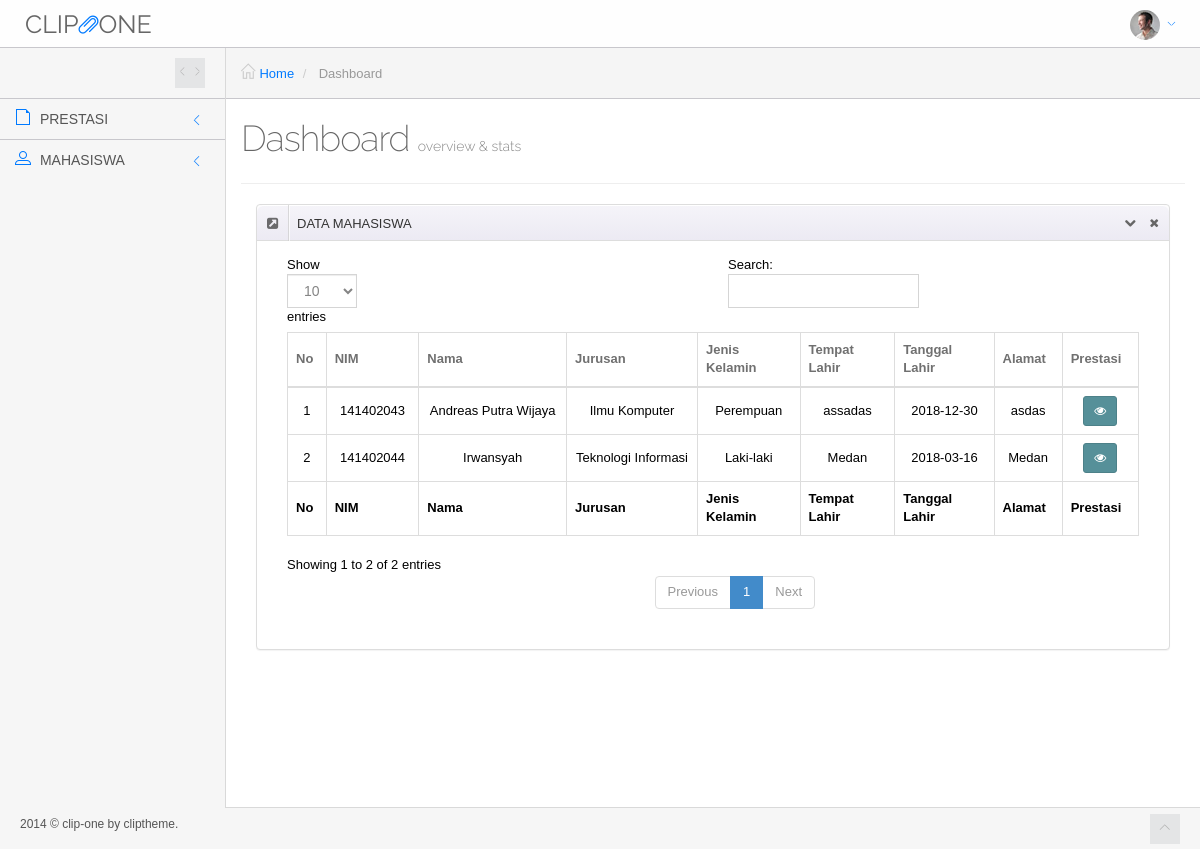
Screenshot of /index.php/admin with the database file from the repository.
### tables this page shows
CREATE TABLE `tbl_mahasiswa` (
  `nim` char(9) NOT NULL,
  `nama_mahasiswa` varchar(30) NOT NULL,
  `jurusan` enum('Teknologi Informasi','Ilmu Komputer') NOT NULL,
  `JK` enum('L','P') NOT NULL,
  `tempat_lahir` varchar(30) NOT NULL,
  `tanggal_lahir` date NOT NULL,
  `alamat` varchar(100) NOT NULL
);

### application/libraries/Template.php (called while the page is built)
<?php if ( ! defined('BASEPATH')) exit('No direct script access allowed');
class Template {
		var $template_data = array();
		function set($name, $value)
		{
			$this->template_data[$name] = $value;
		}
		function load($template = '', $view = '' , $view_data = array(), $return = FALSE)
		{
			$this->CI =& get_instance();
			$this->set('contents', $this->CI->load->view($view, $view_data, TRUE));
			return $this->CI->load->view($template, $this->template_data, $return);
		}
}

### application/controllers/Admin.php (called while the page is built, shortened)
	<?php
class Admin extends CI_Controller{
	function index(){
		$data['mhs'] = $this->M_Mahasiswa->showMahasiswa();
		$this->template->load('template','mahasiswa/list',$data);
	}
}

### index.php (called while the page is built, shortened)
<?php
require_once BASEPATH.'core/CodeIgniter.php';

### application/models/M_Mahasiswa.php (called while the page is built)
<?php
class M_Mahasiswa extends CI_Model{
	public $table = "tbl_mahasiswa";
	function showMahasiswa(){
		return $this->db->get($this->table);
	}
}

### application/views/mahasiswa/list.php (the view, shortened to what this page needs)
<div class="col-sm-12">
    <div class="panel panel-default">
        <div class="panel-heading">
            <i class="fa fa-external-link-square"></i> DATA MAHASISWA
            <div class="panel-tools">
                <a class="btn btn-xs btn-link panel-collapse collapses" href="#">
                </a>
                <a class="btn btn-xs btn-link panel-close" href="#">
                    <i class="fa fa-times"></i>
                </a>
            </div>
        </div>
        <div class="panel-body">
          <div class="table-responsive">
            <table style="text-align: center;" class="table table-bordered" id="dataTable" width="100%" cellspacing="0">
              <thead>
                <tr>
                  <th>No</th>
                  <th>NIM</th>
                  <th>Nama</th>
                  <th>Jurusan</th>
                  <th>Jenis Kelamin</th>
                  <th>Tempat Lahir</th>
                  <th>Tanggal Lahir</th>
                  <th>Alamat</th>
                  <th>Prestasi</th>
                </tr>
              </thead>
              <tfoot>
                <tr>
                  <th>No</th>
                  <th>NIM</th>
                  <th>Nama</th>
                  <th>Jurusan</th>
                  <th>Jenis Kelamin</th>
                  <th>Tempat Lahir</th>
                  <th>Tanggal Lahir</th>
                  <th>Alamat</th>
                  <th>Prestasi</th>
                </tr>
              </tfoot>
              <tbody>
              <?php
              $no = 1;
              foreach($mhs->result() as $mahasiswa){
                ?>
                <tr>
                  <td><?php echo $no;?></td>
                  <td><?php echo $mahasiswa->nim;?></td>
                  <td><?php echo $mahasiswa->nama_mahasiswa;?></td>
                  <td><?php echo $mahasiswa->jurusan;?></td>
                  <td>
                  <?php
                  if($mahasiswa->JK == 'L')
                    echo 'Laki-laki';
                  else
                    echo 'Perempuan';
                    ?></td>
                  <td><?php echo $mahasiswa->tempat_lahir;?></td>
                  <td><?php echo $mahasiswa->tanggal_lahir;?></td>
                  <td><?php echo $mahasiswa->alamat;?></td>
                  <td><?php echo anchor('mahasiswa/lihatprestasi/'.$mahasiswa->nim,'<i class="fa fa-eye"></i>','class="btn btn-sm btn-teal tooltips" data-placement="top" data-original-title="Lihat"');?>
                 </td>
                </tr>
              <?php
              $no++;
            }?>
              </table>
              </div>
          </div>
        </div>
    </div>
</div>

### application/views/template.php (shortened to what this page needs)
<!DOCTYPE html>
<html lang="en" class="no-js">
    <head>
        <link rel="stylesheet" href="<?php echo base_url();?>assets/plugins/bootstrap/css/bootstrap.min.css">
        <link rel="stylesheet" href="<?php echo base_url();?>assets/plugins/font-awesome/css/font-awesome.min.css">
        <link rel="stylesheet" href="<?php echo base_url();?>assets/fonts/style.css">
        <link rel="stylesheet" href="<?php echo base_url();?>assets/css/main.css">
        <link rel="stylesheet" href="<?php echo base_url();?>assets/css/main-responsive.css">
        <link rel="stylesheet" href="<?php echo base_url();?>assets/plugins/iCheck/skins/all.css">
        <link rel="stylesheet" href="<?php echo base_url();?>assets/plugins/bootstrap-colorpalette/css/bootstrap-colorpalette.css">
        <link rel="stylesheet" href="<?php echo base_url();?>assets/plugins/perfect-scrollbar/src/perfect-scrollbar.css">
        <link rel="stylesheet" href="<?php echo base_url();?>assets/css/theme_light.css" type="text/css" id="skin_color">
        <link rel="stylesheet" href="<?php echo base_url();?>assets/css/print.css" type="text/css" media="print"/>
        <link rel="stylesheet" href="<?php echo base_url();?>assets/plugins/fullcalendar/fullcalendar/fullcalendar.css">
    </head>
    <body>
        <div class="navbar navbar-inverse navbar-fixed-top">
            <div class="container">
                <div class="navbar-header">
                    <a class="navbar-brand" href="index.html">
                        CLIP<i class="clip-clip"></i>ONE
                    </a>
                </div>
                <div class="navbar-tools">
                    <ul class="nav navbar-right">
                        <li class="dropdown current-user">
                            <a data-toggle="dropdown" data-hover="dropdown" class="dropdown-toggle" data-close-others="true" href="#">
                                <img src="<?php echo base_url();?>assets/images/avatar-1-small.jpg" class="circle-img" alt="">
                                <i class="clip-chevron-down"></i>
                            </a>
                        </li>
                    </ul>
                </div>
            </div>
        </div>
        <div class="main-container">
            <div class="navbar-content">
                <div class="main-navigation navbar-collapse collapse">
                    <div class="navigation-toggler">
                        <i class="clip-chevron-left"></i>
                        <i class="clip-chevron-right"></i>
                    </div>
            <ul class="main-navigation-menu">
                    <li>
                        <a href="javascript:void(0)">
                            <i class="clip-file"></i>
                            <span class="title"> PRESTASI </span><i class="icon-arrow"></i>
                        </a>
                    </li>
                    <?php
                    $level = $this->session->userdata('id_level_user');
                    if($level != 3){
                    ?>
                    <li>
                        <a href="javascript:void(0)">
                            <i class="clip-user-2"></i>
                            <span class="title"> MAHASISWA </span><i class="icon-arrow"></i>
                        </a>
                    </li>
                        <?php
                        }?>
                </ul>
                </div>
            </div>
            <div class="main-content">
                <div class="container">
                    <div class="row">
                        <div class="col-sm-12">
                            <ol class="breadcrumb">
                                <li>
                                    <i class="clip-home-3"></i>
                                    <a href="#">
                                        Home
                                    </a>
                                </li>
                                <li class="active">
                                    Dashboard
                                </li>
                            </ol>
                            <div class="page-header">
                                <h1>Dashboard <small>overview &amp; stats </small></h1>
                            </div>
                        </div>
                    </div>
                    <?php
                    echo $contents;
                    ?>
                </div>
            </div>
        <div class="footer clearfix">
            <div class="footer-inner">
                2014 &copy; clip-one by cliptheme.
            </div>
            <div class="footer-items">
                <span class="go-top"><i class="clip-chevron-up"></i></span>
            </div>
        </div>
    </body>
</html>

### assets/css/main-responsive.css (style rules this page uses)
@media (min-width: 768px) { .main-navigation { position: absolute; width: 225px; } }
@media (min-width: 768px) { .main-content { margin-left: 225px; } }
@media (min-width: 768px) { .main-content > .container { min-height: 760px; } }

### assets/css/theme_light.css (style rules this page uses)
body, .main-container, .footer, .main-navigation, ul.main-navigation-menu > li > ul.sub-menu, .navigation-small ul.main-navigation-menu > li > ul.sub-menu { background-color: #F6F6F6 !important; }
.navbar-inverse { background: rgba(255, 255, 255, 0.9); border-color: #C8C7CC; }
.navbar-inverse .navbar-brand, .navbar-inverse .navbar-brand:hover, .navbar-inverse .nav > li > a { color: #666666; }
.navbar-inverse .navbar-brand i, .navbar-inverse .navbar-brand:hover i { color: #007AFF; }
.navbar-inverse .nav > li > a { color: #999999; }
.navbar-inverse .nav > li.current-user > a { color: #666666 !important; }
.navbar-inverse .nav > li.current-user > a i { display: inline-block; text-align: center; width: 1.25em; color: #007AFF !important; font-size: 12px; }
ul.main-navigation-menu > li a { border-bottom: none; border-top-color: #C8C7CC; color: #555555; }
ul.main-navigation-menu > li a > i { color: #007AFF; font-weight: normal; }
.navigation-toggler, .go-top { background-color: #E4E5E6 !important; color:#b1b1b1; }
.breadcrumb i { color: #cccccc; }
.breadcrumb a { color: #007AFF; }
.footer-inner { color: #555555; }
.main-content .container { border-left: 1px solid #D9D9D9; border-bottom: 1px solid #D9D9D9; }

### assets/css/print.css (style rules this page uses)
.navbar { display: none; }
.main-navigation { display: none; }
.breadcrumb { display: none; }
.page-header { display: none; }
.footer { display: none; }
.main-container { margin: 0 !important; padding: 0 !important; }
.main-content .container { min-height: auto !important; border: none !important; }

### rows the page displays
tbl_mahasiswa: nim "141402043", nama_mahasiswa "Andreas Putra Wijaya", jurusan "Ilmu Komputer", JK "Perempuan", tempat_lahir "assadas", tanggal_lahir "2018-12-30", alamat "asdas"
tbl_mahasiswa: nim "141402044", nama_mahasiswa "Irwansyah", jurusan "Teknologi Informasi", JK "Laki-laki", tempat_lahir "Medan", tanggal_lahir "2018-03-16", alamat "Medan"
